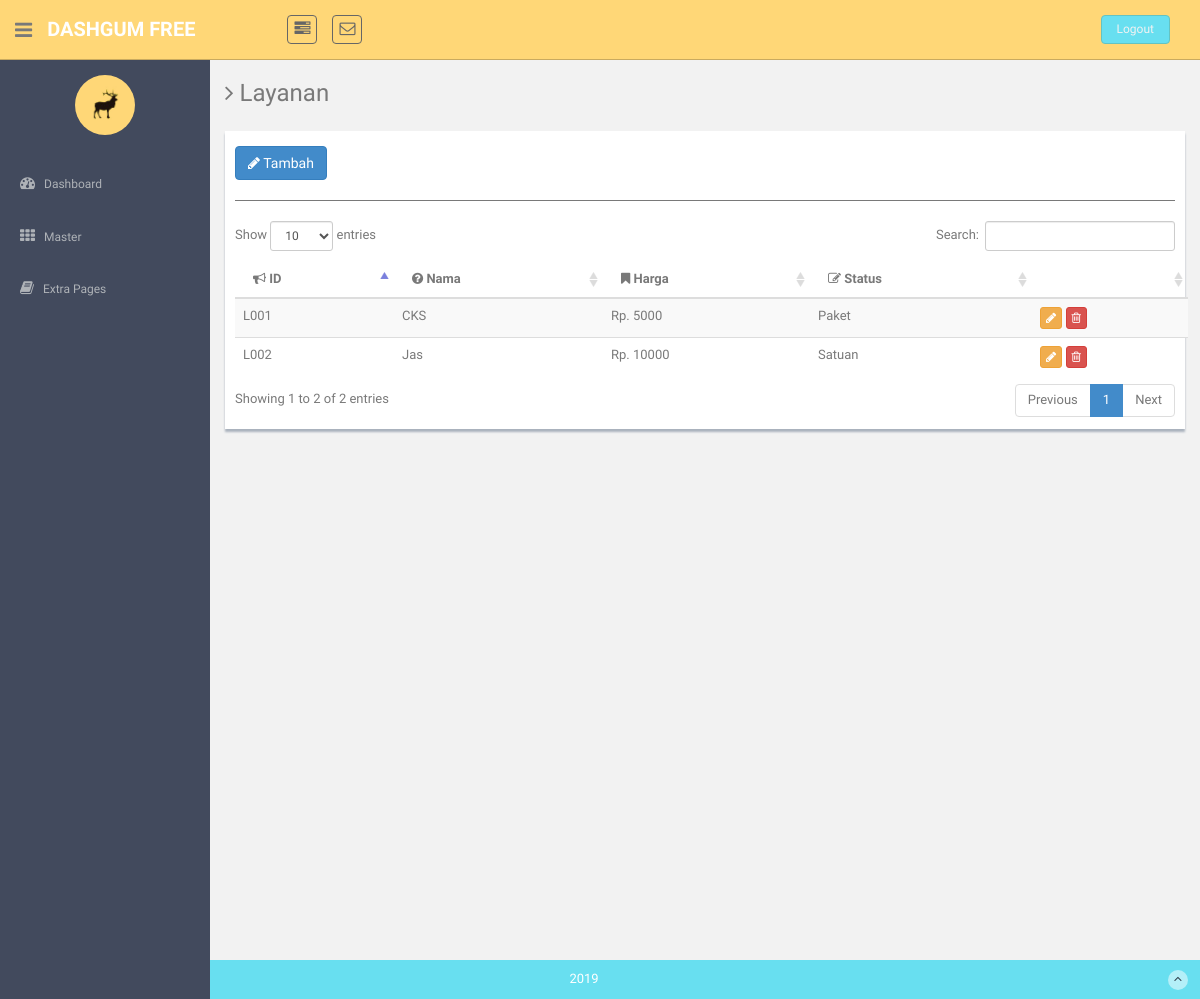
The app's page /index.php/c_layanan, older data.
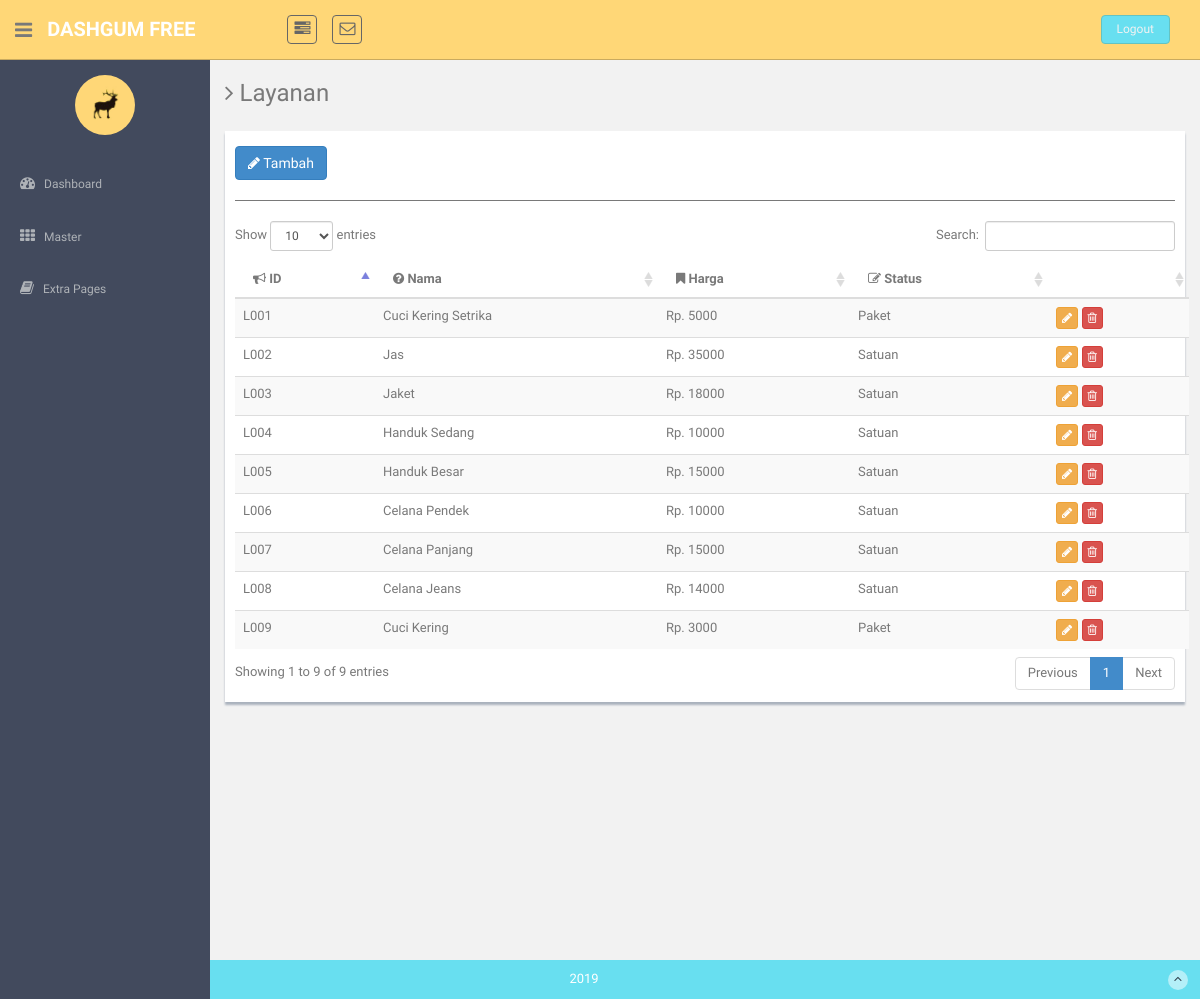
The same page, newer data.
### tables this page shows
CREATE TABLE `tbl_layanan` (
  `layanan_id` char(6) NOT NULL,
  `layanan_nama` varchar(50) NOT NULL,
  `layanan_harga` double NOT NULL,
  `layanan_jenis` enum('Paket','Satuan') NOT NULL
);

### application/controllers/C_Layanan.php (called while the page is built, shortened)
<?php
class C_Layanan extends CI_Controller {
    public function __construct(){
        $this->load->model('M_Layanan');
    }
    public function index(){
        $layanan['id'] = $this->generate_kode();
        $layanan['data'] = $this->M_Layanan->getLayanan();
        $this->load->view('dashboard/master/view_layanan',$layanan);
    }
    public function generate_kode(){
        $nomor = 1;
        $kode = substr('L00'.$nomor,-5,5);
        $cek = count($this->M_Layanan->CekKode($kode));
        while($cek == 1){
            $nomor++;
            $kode = substr('L00'.$nomor,-5,5);
            $cek = count($this->M_Layanan->CekKode($kode));
        }
        return $kode;
    }
}

### index.php (called while the page is built, shortened)
<?php
require_once BASEPATH.'core/CodeIgniter.php';

### application/models/M_Layanan.php (called while the page is built, shortened)
<?php
class M_Layanan extends CI_Model {
    public function CekKode($id){
        $this->db->select('*');
        $this->db->where('layanan_id', $id);
        $query = $this->db->get('tbl_layanan');
        return $query->result();
    }
    public function getLayanan(){
        $this->db->select('*');
        $query = $this->db->get('tbl_layanan');
        return $query->result();
    }
}

### application/views/dashboard/master/view_layanan.php (the view, shortened to what this page needs)
<?php $this->load->view('dashboard/header'); ?>
      <section id="main-content">
          <section class="wrapper site-min-height">
          	<h3><i class="fa fa-angle-right"></i> Layanan</h3>
          	<div class="row mt">
          		<div class="col-md-12">
                    <div class="content-panel" style="padding-left:10px;padding-right:10px;">
                            <table class="table table-striped table-advance table-hover" id="kiloan">
                                  <button class="btn btn-primary" data-toggle="modal" data-target="#ModalTambah"><i class="fa fa-pencil"></i> Tambah</button>
	                  	  	  <hr>
                              <thead>
                              <tr>
                                  <th><i class="fa fa-bullhorn"></i> ID</th>
                                  <th class="hidden-phone"><i class="fa fa-question-circle"></i> Nama</th>
                                  <th><i class="fa fa-bookmark"></i> Harga</th>
                                  <th><i class=" fa fa-edit"></i> Status</th>
                                  <th></th>
                              </tr>
                              </thead>
                              <tbody id="data_layanan">
                              <?php foreach ($data as $key) {?>
                                    <tr>
                                        <td><?=$key->layanan_id?></td>
                                        <td><?=$key->layanan_nama?></td>
                                        <td>Rp. <?=$key->layanan_harga?></td>
                                        <td><?=$key->layanan_jenis?></td>
                                        <td>
                                        <a href="javascript:;" class="btn btn-warning btn-xs layanan_edit"
                                            data-id="<?=$key->layanan_id?>"
                                            data-nama="<?=$key->layanan_nama?>"
                                            data-harga="<?=$key->layanan_harga?>"
                                            data-jenis="<?=$key->layanan_jenis?>"><i class="fa fa-pencil"></i></a>
                                        <a href="javascript:;" class="btn btn-danger btn-xs layanan_hapus" data-id="<?=$key->layanan_id?>"><i class="fa fa-trash-o "></i></a>
                                        </td>
                                    </tr>
                              <?php } ?>
                              </tbody>
                          </table>
                    </div>
          		</div>
          	</div>
		</section>
      </section>
<?php $this->load->view('dashboard/footer'); ?>
  </body>
</html>

### application/views/dashboard/header.php (shortened to what this page needs)
<?php
    $session_data = $this->session->userdata('logged_in');
    $data['nama'] = $session_data['user_nama'];
    $data['status'] = $session_data['user_status'];
?>
<!DOCTYPE html>
<html lang="en">
  <head>
    <link href="<?=base_url()?>assets/dashgum/css/bootstrap.css" rel="stylesheet">
    <link href="<?=base_url()?>assets/dashgum/font-awesome/css/font-awesome.css" rel="stylesheet" />
    <link href="<?=base_url()?>assets/dashgum/css/style.css" rel="stylesheet">
    <link href="<?=base_url()?>assets/dashgum/css/style-responsive.css" rel="stylesheet">
    <link rel="stylesheet" type="text/css" href="<?=base_url()?>/assets/dashgum/lineicons/style.css">
    <link href="<?=base_url()?>assets/dashgum/css/table-responsive.css" rel="stylesheet">
    <link href="<?=base_url()?>assets/Datatables/datatables-plugins/dataTables.bootstrap.css" rel="stylesheet">
    <link href="<?=base_url()?>assets/Datatables/datatables-responsive/dataTables.responsive.css" rel="stylesheet">
  </head>
  <body>
  <section id="container" >
      <header class="header black-bg">
              <div class="sidebar-toggle-box">
                  <div class="fa fa-bars tooltips" data-placement="right" data-original-title="Toggle Navigation"></div>
              </div>
            <a href="" class="logo"><b>DASHGUM FREE</b></a>
            <div class="nav notify-row" id="top_menu">
                <ul class="nav top-menu">
                    <li class="dropdown">
                        <a data-toggle="dropdown" class="dropdown-toggle" href="index.html#">
                            <i class="fa fa-tasks"></i>
                        </a>
                    </li>
                    <li id="header_inbox_bar" class="dropdown">
                        <a data-toggle="dropdown" class="dropdown-toggle" href="index.html#">
                            <i class="fa fa-envelope-o"></i>
                        </a>
                    </li>
                </ul>
            </div>
            <div class="top-menu">
            	<ul class="nav pull-right top-menu">
                    <li><a class="logout" href="<?=site_url()?>/C_User/logout">Logout</a></li>
            	</ul>
            </div>
        </header>
      <aside>
          <div id="sidebar"  class="nav-collapse ">
              <ul class="sidebar-menu" id="nav-accordion">
              	  <p class="centered"><a href="profile.html"><img src="<?=base_url()?>assets/dashgum/img/ui-sam.jpg" class="img-circle" width="60"></a></p>
                  <li class="mt">
                      <a href="">
                          <i class="fa fa-dashboard"></i>
                          <span>Dashboard</span>
                      </a>
                  </li>
                <?php if($data['status'] != 'Pelanggan'){ ?>
                  <li class="sub-menu">
                      <a href="javascript:;" >
                          <i class="fa fa-th"></i>
                          <span>Master</span>
                      </a>
                  </li>
                <?php } ?>
                  <li class="sub-menu">
                      <a href="javascript:;" >
                          <i class="fa fa-book"></i>
                          <span>Extra Pages</span>
                      </a>
                  </li>
              </ul>
          </div>
      </aside>

### application/views/dashboard/footer.php (shortened to what this page needs)
   <footer class="site-footer">
        <div class="text-center">
            <?=date('Y');?>
            <a href="blank.html#" class="go-top">
                <i class="fa fa-angle-up"></i>
            </a>
        </div>
    </footer>
</section>

### assets/dashgum/css/style.css (style rules this page uses)
body { color: #797979; background: #f2f2f2; font-family: 'Ruda', sans-serif; padding: 0px !important; margin: 0px !important; font-size: 13px; }
ul li { list-style: none; }
a, a:hover, a:focus { text-decoration: none; outline: none; }
#container { width: 100%; height: 100%; }
hr { margin-top: 20px; margin-bottom: 20px; border: 0; border-top: 1px solid #797979; }
.centered { text-align: center; }
.mt { margin-top: 25px; }
ul.top-menu>li>.logout { color: #f2f2f2; font-size: 12px; border-radius: 4px; -webkit-border-radius: 4px; border: 1px solid #64c3c2 !important; padding: 5px 15px; margin-right: 15px; background: #68dff0; margin-top: 15px; }
#sidebar { width: 210px; height: 100%; position: fixed; background: #424a5d; }
#sidebar ul li { position: relative; }
ul.sidebar-menu, ul.sidebar-menu li ul.sub { margin: -2px 0 0; padding: 0; }
ul.sidebar-menu { margin-top: 75px; }
ul.sidebar-menu li { margin-bottom: 5px; margin-left: 10px; margin-right: 10px; }
ul.sidebar-menu li.sub-menu { line-height: 15px; }
ul.sidebar-menu li a span { display: inline-block; }
ul.sidebar-menu li a { color: #aeb2b7; text-decoration: none; display: block; padding: 15px 0 15px 10px; font-size: 12px; outline: none; -webkit-transition: all 0.3s ease; -moz-transition: all 0.3s ease; -o-transition: all 0.3s ease; -ms-transition: all 0.3s ease; transition: all 0.3s ease; }
ul.sidebar-menu li a i { font-size: 15px; padding-right: 6px; }
#main-content { margin-left: 210px; }
.header, .footer { min-height: 60px; padding: 0 15px; }
.header { position: fixed; left: 0; right: 0; z-index: 1002; }
.black-bg { background: #ffd777; border-bottom: 1px solid #c9aa5f; }
.wrapper { display: inline-block; margin-top: 60px; padding-left: 15px; padding-right: 15px; padding-bottom: 15px; padding-top: 0px; width: 100%; }
a.logo { font-size: 20px; color: #ffffff; float: left; margin-top: 15px; text-transform: uppercase; }
a.logo b { font-weight: 900; }
#top_menu .nav>li, ul.top-menu>li { float: left; }
.notify-row { float: left; margin-top: 15px; margin-left: 92px; }
ul.top-menu>li>a { color: #666666; font-size: 16px; border-radius: 4px; -webkit-border-radius: 4px; border: 1px solid #666666 !important; padding: 2px 6px; margin-right: 15px; }
.sidebar-toggle-box { float: left; padding-right: 15px; margin-top: 20px; }
.sidebar-toggle-box .fa-bars { cursor: pointer; display: inline-block; font-size: 20px; }
.content-panel { background: #ffffff; box-shadow: 0px 3px 2px #aab2bd; padding-top: 15px; padding-bottom: 5px; }
.site-footer { background: #68dff0; color: #fff; padding: 10px 0; }
.go-top { margin-right: 1%; float: right; background: rgba(255, 255, 255, .5); width: 20px; height: 20px; border-radius: 50%; -webkit-border-radius: 50%; }
.go-top i { color: #2A3542; }
.site-min-height { min-height: 900px; }

Row changes from the older to the newer data that the page shows:
changed tbl_layanan "L001": layanan_nama "CKS" → "Cuci Kering Setrika"
changed tbl_layanan "Jas": layanan_harga "10000" → "35000"
added tbl_layanan: layanan_id "L003", layanan_nama "Jaket", layanan_harga "18000", layanan_jenis "Satuan"
added tbl_layanan: layanan_id "L004", layanan_nama "Handuk Sedang", layanan_harga "10000", layanan_jenis "Satuan"
added tbl_layanan: layanan_id "L005", layanan_nama "Handuk Besar", layanan_harga "15000", layanan_jenis "Satuan"
added tbl_layanan: layanan_id "L006", layanan_nama "Celana Pendek", layanan_harga "10000", layanan_jenis "Satuan"
added tbl_layanan: layanan_id "L007", layanan_nama "Celana Panjang", layanan_harga "15000", layanan_jenis "Satuan"
added tbl_layanan: layanan_id "L008", layanan_nama "Celana Jeans", layanan_harga "14000", layanan_jenis "Satuan"
added tbl_layanan: layanan_id "L009", layanan_nama "Cuci Kering", layanan_harga "3000", layanan_jenis "Paket"
Text that changed along with them:
text written by a page script: "Show entries Search: Showing 1 to 2 of 2 entries Previous 1 Next" → "Show entries Search: Showing 1 to 9 of 9 entries Previous 1 Next"
